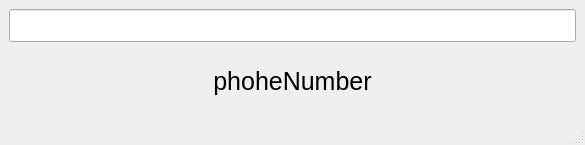
<?xml version="1.0" encoding="UTF-8"?>
<ui version="4.0">
 <class>MainWindow</class>
 <widget class="QMainWindow" name="MainWindow">
  <property name="geometry">
   <rect>
    <x>0</x>
    <y>0</y>
    <width>585</width>
    <height>145</height>
   </rect>
  </property>
  <property name="sizePolicy">
   <sizepolicy hsizetype="Fixed" vsizetype="Preferred">
    <horstretch>0</horstretch>
    <verstretch>0</verstretch>
   </sizepolicy>
  </property>
  <property name="windowTitle">
   <string>MainWindow</string>
  </property>
  <widget class="QWidget" name="centralwidget">
   <layout class="QGridLayout" name="gridLayout">
    <item row="0" column="0" rowspan="2" colspan="2">
     <layout class="QVBoxLayout" name="verticalLayout">
      <item>
       <widget class="QLineEdit" name="lineEdit">
        <property name="font">
         <font>
          <pointsize>16</pointsize>
         </font>
        </property>
        <property name="text">
         <string>  </string>
        </property>
       </widget>
      </item>
      <item>
       <widget class="QLabel" name="label">
        <property name="sizePolicy">
         <sizepolicy hsizetype="Preferred" vsizetype="Expanding">
          <horstretch>0</horstretch>
          <verstretch>0</verstretch>
         </sizepolicy>
        </property>
        <property name="font">
         <font>
          <pointsize>19</pointsize>
         </font>
        </property>
        <property name="text">
         <string>phoheNumber</string>
        </property>
        <property name="alignment">
         <set>Qt::AlignCenter</set>
        </property>
       </widget>
      </item>
     </layout>
    </item>
   </layout>
  </widget>
  <widget class="QMenuBar" name="menubar">
   <property name="geometry">
    <rect>
     <x>0</x>
     <y>0</y>
     <width>585</width>
     <height>21</height>
    </rect>
   </property>
  </widget>
  <widget class="QStatusBar" name="statusbar"/>
 </widget>
 <resources/>
 <connections/>
</ui>
